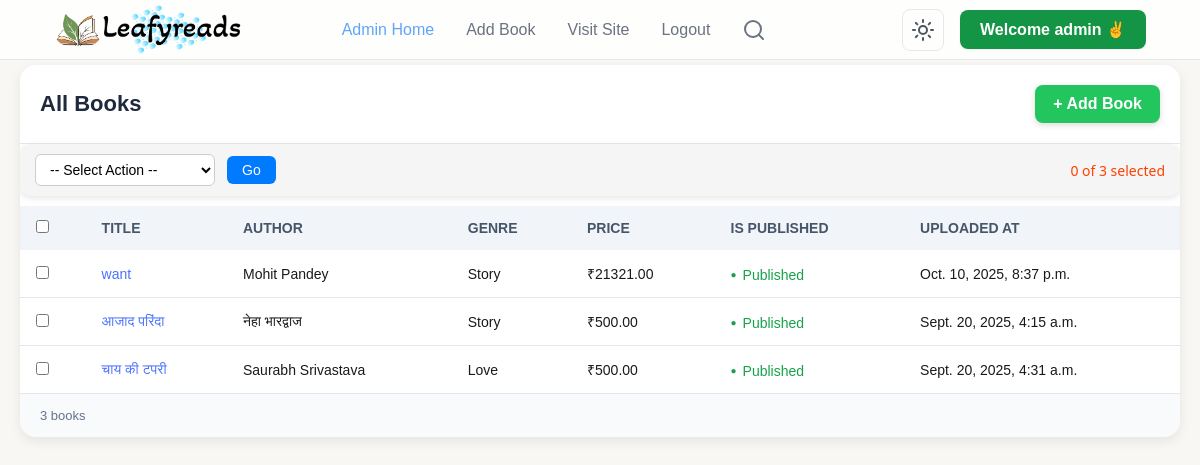
/admin-dashboard/ (signed in), run on the app's committed database.
### books/models.py (models this page shows, shortened)
class Book(models.Model):
    title = models.CharField(max_length=200, unique=True)
    slug = models.SlugField(unique=True)
    author = models.CharField(max_length=100)
    genre = models.ForeignKey(Genre, on_delete=models.SET_NULL, null=True, related_name='books')
    price = models.DecimalField(max_digits=8, decimal_places=2, blank=True, null=True)
    isbn = models.CharField(max_length=20, blank=True, null=True)
    cover_front = models.ImageField(upload_to=book_media_upload_path)
    pdf_file = models.FileField(upload_to=book_media_upload_path, blank=True, null=True)
    is_published = models.BooleanField(default=True)
    uploaded_at = models.DateTimeField(auto_now_add=True)
    updated_at = models.DateTimeField(auto_now=True)
    audio_file = models.FileField(upload_to='sounds/', null=True, blank=True)
    objects = BookQuerySet.as_manager()
    class Meta:
        ordering = ['-uploaded_at']
        indexes = [
            models.Index(fields=['slug']),           # Existing index
            models.Index(fields=['title']),          # Existing index
            models.Index(fields=['genre']),          # Added index for genre filtering
            models.Index(fields=['-uploaded_at']),   # Added index for ordering by uploaded_at
            GinIndex(fields=['title', 'author']),    # Added for PostgreSQL full-text search
        ]

class Genre(models.Model):
    category = models.ForeignKey(Category, on_delete=models.SET_NULL, null=True, related_name='genres')
    name = models.CharField(max_length=100)
    slug = models.SlugField(unique=True)
    lucidicon = models.CharField(max_length=100, blank=True, null=True)
    class Meta:
        ordering = ['name']
        unique_together = ('category', 'name')
        indexes = [
            models.Index(fields=['category', 'slug']),  # Added index for category+slug lookups
        ]
    def __str__(self):
        return self.name

### LRAdmin/views.py (the view, shortened to what this page needs)
# urls.py: path('', views.dashboard, name='dashboard'),
@login_required(login_url="login_admin")
def dashboard(request):
    books = Book.objects.all().order_by("-uploaded_at")
    if request.method == "POST":
        action = request.POST.get('action')
        selected_books = request.POST.getlist('selected_books')
        if action == 'delete' and selected_books:
            Book.objects.filter(id__in=selected_books).delete()
        return redirect('dashboard')  # refresh page after action
    book_query = request.GET.get('search', '').strip()
    books = Book.objects.select_related('genre').all().order_by('-uploaded_at')
    context = {"books": books}
    return render(request, 'dashboard.html', context)

### LRAdmin/templates/dashboard.html (shortened to what this page needs)
{% extends 'basic.html' %}
{% load static %}
{% block css %}
<link rel="stylesheet" href="{% static 'css/dashboard.css' %}" />
{% endblock %}
{% block body %}
  <div class="books-container" style="margin: 5px 20px;">
    <div class="books-header">
      <h2>All Books</h2>
      <div class="action-bar">
        <a href="{% url 'addBook' %}" class="btn-add">+ Add Book</a>
      </div>
    </div>
  <form method="POST" id="bulk-action-form">
  <div class="bulk-actions" style="margin-bottom: 10px;">
    <select name="action" id="action-select">
      <option value="">-- Select Action --</option>
    </select>
    <button type="submit">Go</button>
    <span id="selected-count">0 of {{ books|length }} selected</span>
  </div>
  <table>
    <thead>
      <tr>
        <th><input type="checkbox" id="select-all"></th>
        <th>Title</th>
        <th>Author</th>
        <th>Genre</th>
        <th>Price</th>
        <th>Is Published</th>
        <th>Uploaded At</th>
      </tr>
    </thead>
    <tbody>
      {% if books %}
      {% for book in books %}
      <tr>
        <td><input type="checkbox" class="book-checkbox" name="selected_books" value="{{ book.id }}"></td>
        <td><a style="color: #4b72ff;" href="{% url 'updateBook' book.slug %}">{{book.title}}</a></td>
        <td>{{book.author}}</td>
        <td>{{book.genre}}</td>
        <td>₹{{book.price}}</td>
        {% if book.is_published %}
        <td><span class="status">Published</span></td>
        {% else %}
        <td><span class="status" style="color: rgb(255, 81, 0);">Not Published</span></td>
        {% endif %}
        <td>{{book.updated_at}}</td>
      </tr>
      {% endfor %}
      {% else %}
      <td style="width: 20vw;font-size:16px">Hmm... No books matched your search!</td>
      {% endif %}
    </tbody>
  </table>
</form>
    <div class="books-footer">
      {{books.count}} books
    </div>
  </div>
{% endblock body %}

### LRAdmin/templates/basic.html (shortened to what this page needs)
<!DOCTYPE html>
<html lang="en">
  {% load static %}
  <head>
    <link rel="stylesheet" href="{% static 'css/home.css' %}" />
    <link rel="stylesheet" href="{% static 'css/searchnav.css' %}" />
    {% block css %}
    {% endblock %}
  </head>
  <body>
    <header class="header">
      <div class="container">
        <div class="header-content">
          <a href="/" class="logo">
            <img class="logo-icon" style="width: 48px; border-radius: 15px;" src="{% static 'images/logo1.png' %}" alt="">
            <img class="logo-light" style="width: 140px; border-radius: 15px;" src="{% static 'images/leafylight.png' %}" alt="">
          </a>
          <nav class="desktop-nav">
            <a href="{% url 'dashboard' %}" class="{% if request.path == '/admin-dashboard/' %}active{% endif %}" >Admin Home</a>
            <a href="{% url 'addBook' %}" class="{% if request.path == '/admin-dashboard/add-book' %}active{% endif %}" >Add Book</a>
            <a href="/" class="{% if request.path == '/' %}active{% endif %}">Visit Site</a>
            <a href="/logout/" >Logout</a>
            <form id="navSearch" class="nav-search-wrapper" method="get">
                <div id="navSearchBtn" class="nav-search-button" aria-label="Search"><i data-lucide="search"></i></div>
            </form>
          </nav>
          <div class="header-actions">
            <button id="theme-toggle" class="theme-toggle-btn"></button>
            <div class="btn primary-btn">Welcome {{user.username}} ✌️</div>
          </div>
        </div>
      </div>
    </header>
    {% block body %}
    {% endblock %}
  </body>
</html>

### static/css/home.css (style rules this page uses)
:root { --color-primary: #149546; --color-primary-hover: #2563EB; --color-bg: #F8F7F4; --color-text-dark: #1a1a1a; --color-text-medium: #4B5563; --color-text-light: #6B7280; --color-white: #ffffff; --color-border: #E5E7EB; --color-header-bg: rgba(255, 255, 255, 0.8); --color-card-bg: #F9FAFB; --color-card-border: #F3F4F6; --color-logo-dark: #1F2937; --color-hero-heading: #111827 }
* { margin: 0; padding: 0; box-sizing: border-box }
body { font-family: 'Inter', sans-serif; background-color: var(--color-bg); color: var(--color-text-dark); -webkit-font-smoothing: antialiased; -moz-osx-font-smoothing: grayscale; transition: background-color 0.3s ease, color 0.3s ease }
:root { --bg-color: rgba(243, 243, 243, 0.881); --bg-hover-color: #e9e9e9; --text-color: #202020; --border-color: #e1e1e1; --shadow-color: rgba(0, 0, 0, 0.1); --separator-color: #dcdcdc; --shortcut-color: #6a6a6a; }
.btn { padding: 10px 18px; border-radius: 6px; background-color: var(--color-primary); color: white; border: none; cursor: pointer; font-size: 16px; }
a { text-decoration: none; color: inherit }
.container { width: 95%; margin-left: auto; margin-right: auto; padding-left: 1.5rem; padding-right: 1.5rem }
.header { background-color: var(--color-header-bg); backdrop-filter: blur(10px); position: sticky; top: 0; z-index: 50; border-bottom: 1px solid var(--color-border); transition: background-color 0.3s ease, border-color 0.3s ease }
.header-content { display: flex; align-items: center; justify-content: space-between; padding-top: 5px; padding-bottom: 5px }
.logo { display: flex; align-items: center; justify-content: center; }
.desktop-nav { display: none; align-items: center; gap: 2rem }
.desktop-nav a { color: var(--color-text-light); transition: color 0.3s ease }
.header-actions { display: flex; align-items: center; gap: 1rem }
.theme-toggle-btn { background-color: #fff0; border: 1px solid var(--color-border); color: var(--color-text-medium); padding: .5rem; border-radius: .5rem; display: flex; align-items: center; justify-content: center; cursor: pointer; transition: background-color 0.3s ease, color 0.3s ease, border-color 0.3s ease, transform 0.2s ease; line-height: 1 }
.btn { display: inline-block; font-weight: 600; border-radius: .5rem; text-align: center; transition: background-color 0.3s ease, transform 0.2s ease; border: none; cursor: pointer }
.primary-btn { background-color: var(--color-primary); color: var(--color-white); box-shadow: 0 1px 2px 0 rgb(0 0 0 / .05) }
.header-actions .primary-btn { padding: .625rem 1.25rem }
@media (min-width:768px) { .desktop-nav { display: flex } }

### static/css/searchnav.css (style rules this page uses)
.nav-search-wrapper { position: relative; display: flex; align-items: center; justify-content: center; gap: 10px; transition: width 0.4s ease; overflow: hidden; width: 60px; }
.nav-search-button { background: none; border: none; cursor: pointer; color: #6b7280; display: flex; align-items: center; padding: 0; }
::placeholder { color: #aaa; }

### LRAdmin/templates/basic.html (style rules this page uses)
.desktop-nav a.active { color: #60a5fa !important; }

### data on the page
Book: title "want", author "Mohit Pandey", genre "Story", price "21321.00", is_published "Published", updated_at "Oct. 10, 2025, 8:37 p.m."
Book: title "आजाद परिंदा", author "नेहा भारद्वाज", genre "Story", price "500.00", is_published "Published", updated_at "Sept. 20, 2025, 4:15 a.m."
Book: title "चाय की टपरी", author "Saurabh Srivastava", genre "Love", price "500.00", is_published "Published", updated_at "Sept. 20, 2025, 4:31 a.m."

### other printed values
{{ user.username }} "admin"
{{ books|length }} "3"
{{ books.count }} "3"
